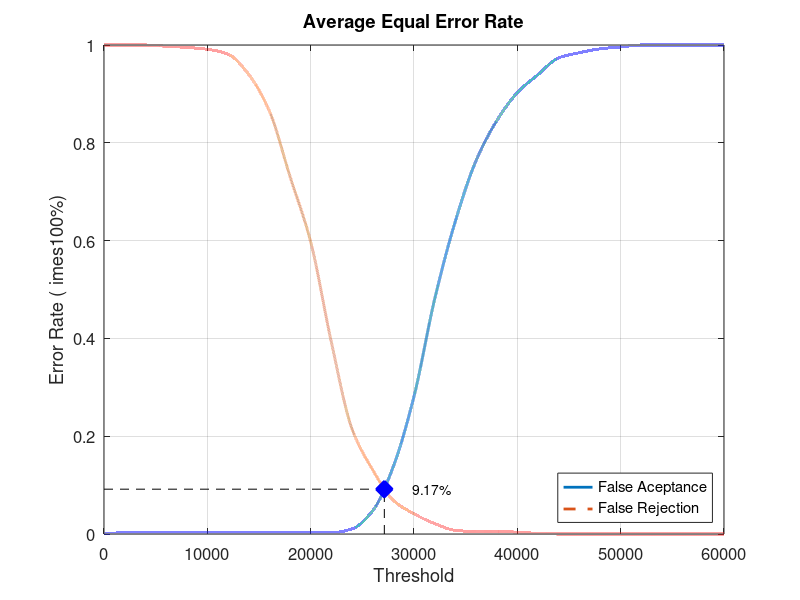
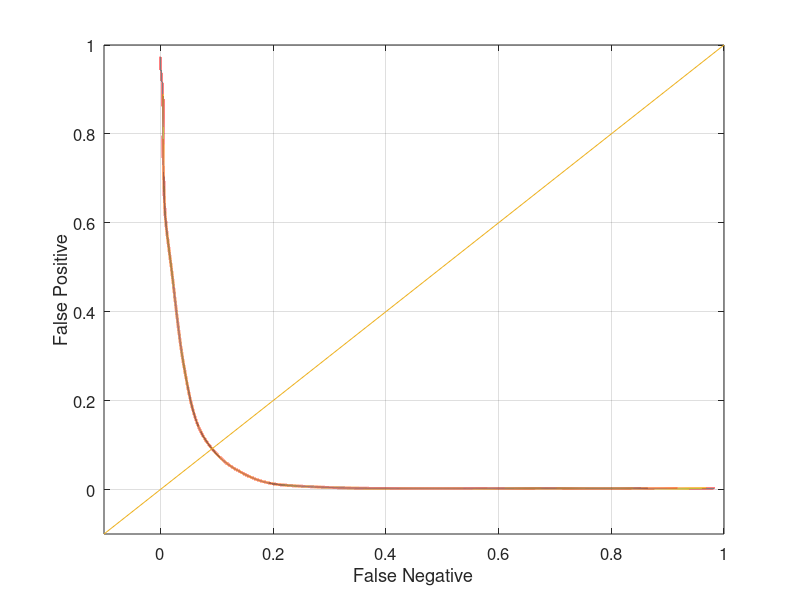

The MATLAB source for these figures, in order:
close all;
clear;
clc;
x = 0:2000:60000;
xq = 0:0.5:60000;

y0 = [0 0.00263158 0.00263158 0.00263158 0.00263158 0.00263158 0.00263158 0.00263158 0.00263158 0.00263158 0.00263158 0.00263158 0.0105263 0.0473684 0.138158 0.281579 0.480263 0.639474 0.763158 0.844737 0.902632 0.939474 0.973684 0.98421 0.992105 0.996053 1 1 1 1 1]
yy0 = interp1(x, y0, xq, 'pchip');
y1 = [1 1 1 0.9975 0.995 0.99125 0.98125 0.94 0.865 0.73125 0.5975 0.3925 0.215 0.13125 0.06875 0.04125 0.02125 0.0075 0.005 0.005 0.00375 0.00125 0 0 0 0 0 0 0 0 0]
yy1 = interp1(x, y1, xq, 'pchip');

% Calculating EER: 
y2 = abs(y0 - y1);
find(y2 == min(y2))
yy2 = abs(yy0 - yy1);
xEER = find(yy2 == min(yy2));
xEERIndex = xq(xEER) % X-axis EER
yEER = yy0(xEER) % Y-axis EER

main = figure
plot(xq, yy0,'-','LineWidth', 2);	hold on
plot(xq, yy1,'--','LineWidth', 2);	hold on
plot([xEERIndex xEERIndex], [0 yEER], 'k--');	hold on
plot([0 xEERIndex], [yEER yEER], 'k--');	hold on
plot(xEERIndex, yEER, 'bx', 'LineWidth', 10);	hold on
text(xEERIndex + 10 * xEERIndex / 100, yEER, [num2str(round((10000 * yEER)) / 100) '%'])
legend('False Aceptance', 'False Rejection', 'Location', 'SouthEast')
xlabel('Threshold')
ylabel('Error Rate (	imes100%)')
title('Average Equal Error Rate')
set(gca, 'FontSize', 12)
axis([0 60000 0 1])
grid on

print(main, 'Experiment5AverageMain', '-dpng');
FNRxFPR = figure('Color', [1 1 1]);
plot(yy1, yy0, '-', yy1, yy0, 'LineWidth', 2);
hold on
y = -0.1:0.1:1
plot(y, y); 
set(gca, 'FontSize', 12)
xlabel('False Negative')
ylabel('False Positive')
axis([-0.1 1 -0.1 1])
set(gca, 'FontSize', 12)
grid on

print(FNRxFPR, 'Experiment5AverageFNRxFPR','-dpng');
